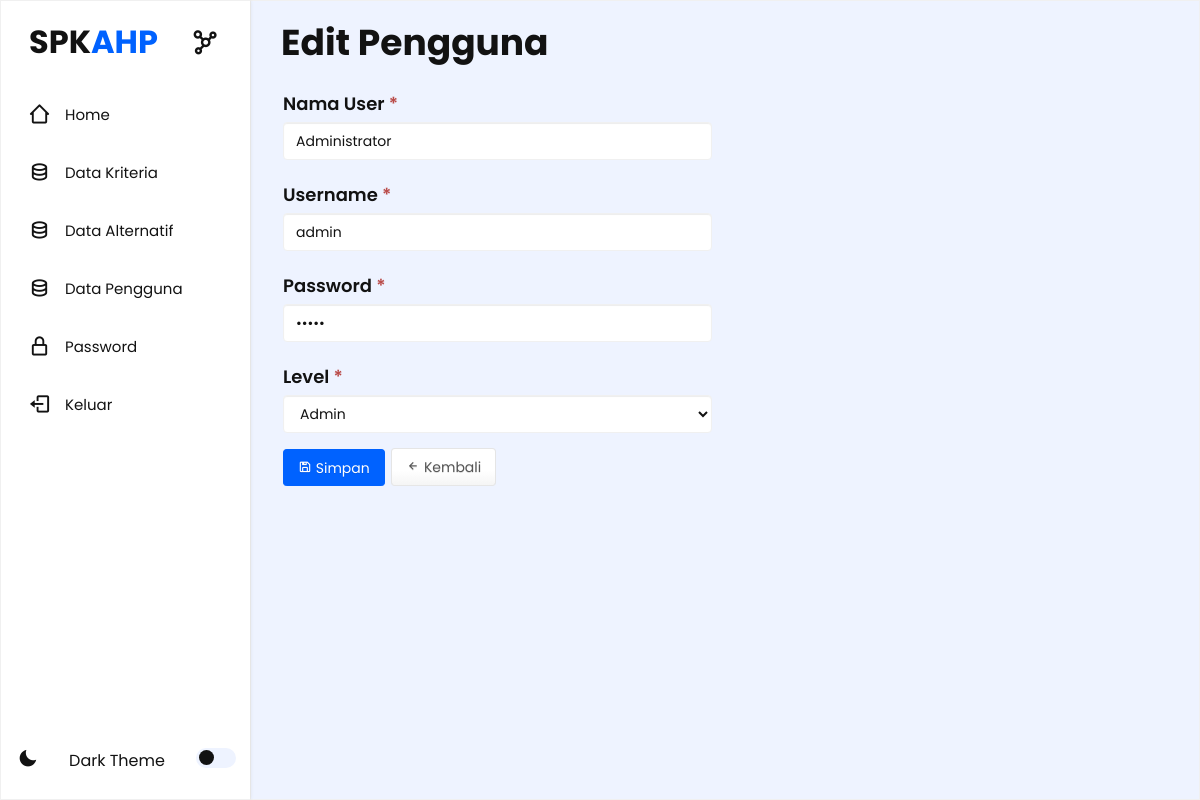
/halaman_admin.php?m=user_ubah&ID=1 (signed in), run on the app's committed database.
### tables this page shows
CREATE TABLE `tb_user` (
  `id_user` int(11) NOT NULL,
  `nama_user` varchar(255) DEFAULT NULL,
  `user` varchar(16) DEFAULT NULL,
  `pass` varchar(16) DEFAULT NULL,
  `level` varchar(16) DEFAULT NULL
);

### config.php (called while the page is built)
<?php
$config["server"] = 'localhost';
$config["username"] = 'root';
$config["password"] = '';
$config["database_name"] = 'ahp_per_user';

### includes/db.php (called while the page is built, shortened)
<?php
class DB
{
    var $conn = null;
    public function __construct($host, $username, $passwd, $dbname)
    {
        $this->conn = mysqli_connect($host, $username, $passwd, $dbname);
    }
    public function query($sql)
    {
        $query = mysqli_query($this->conn, $sql) or die('<pre>Error mysqli_query: ' . mysqli_error($this->conn) . '<br />' . $sql . '</pre>');
        return $query;
    }
    public function get_row($sql)
    {
        $query = $this->query($sql);
        return mysqli_fetch_object($query);
    }
}

### user_ubah.php (the view, shortened to what this page needs)
<?php
$row = $db->get_row("SELECT * FROM tb_user WHERE id_user='$_GET[ID]'");
?>
<section class="home section">
    <div class="main">
        <div class="main-content">
            <h1>Edit Pengguna</h1>
            <div class="box_p">
                <div class="row">
                    <div class="col-sm-6">
                        <form method="post">
                            <div class="form-group">
                                <label>Nama User <span class="text-danger">*</span></label>
                                <input class="form-control" type="text" name="nama_user" value="<?= set_value('nama_user', $row->nama_user) ?>" />
                            </div>
                            <div class="form-group">
                                <label>Username <span class="text-danger">*</span></label>
                                <input class="form-control" type="text" name="user" value="<?= set_value('user', $row->user) ?>" />
                            </div>
                            <div class="form-group">
                                <label>Password <span class="text-danger">*</span></label>
                                <input class="form-control" type="password" name="pass" value="<?= set_value('pass', $row->pass) ?>" />
                            </div>
                            <div class="form-group">
                                <label>Level <span class="text-danger">*</span></label>
                                <select class="form-control" name="level">
                                    <?= get_level_option(set_value('level', $row->level)) ?>
                                </select>
                            </div>
                            <div class="form-group">
                                <button class="btn btn-primary"><span class="bx bx-save"></span> Simpan</button>
                                <a class="btn btn-default" href="?m=user"><span class="bx bx-left-arrow-alt"></span> Kembali</a>
                            </div>
                        </form>
                    </div>
                </div>
            </div>
        </div>
    </div>
</section>

### assets/css/style.css (style rules this page uses)
* { margin: 0; padding: 0; box-sizing: border-box; font-family: "Poppins", sans-serif; --transition: all 0.2s ease; }
:root { --color-white: #fff; --color-black: #121212; --color-bg: #eef3ff; --color-hover: hsla(217, 100%, 50%, 1); --table-color: #f0f0f0; }
.home { position: relative; top: 0; left: 250px; width: calc(100% - 250px); min-height: 100vh; background: var(--color-bg); z-index: 6; transition: var(--transition); }
h1 { position: relative; font-weight: bold; }
.home .main .main-content h1 { font-weight: 700; right: 18px; bottom: 10px; }
.home .main { font-size: 1.5rem; color: #545956; padding-top: 1.5rem; margin-left: 3rem; }
.home .main h1 { color: var(--color-black); }
.home .main .box_p { margin-bottom: 3%; position: relative; right: 18px; border-radius: 10px; background-color: var(--color-white); box-sizing: content-box; box-shadow: 0 0 4px rgba(0, 0, 0, 0.1); width: 99%; top: 4px; }
.section { position: fixed; height: 100%; z-index: 0; overflow-y: auto; overflow-x: hidden; border: 0.5px solid var(--table-color); }
.form-group a { text-decoration: none; }
.btn { display: inline-block; margin-bottom: 0; font-weight: normal; text-align: center; white-space: nowrap; vertical-align: middle; -ms-touch-action: manipulation; touch-action: manipulation; cursor: pointer; background-image: none; border: 1px solid transparent; padding: 8px 14px; font-size: 14px; line-height: 1.42857143; border-radius: 4px; -webkit-user-select: none; -moz-user-select: none; -ms-user-select: none; user-select: none }
.btn-primary { color: #ffffff; background-color: var(--color-hover); border-color: var(--color-hover); background-repeat: no-repeat; -webkit-filter: none; filter: none; border-bottom: var(--color-hover); }
.form-control { display: block; width: 100%; height: 38px; padding: 8px 12px; font-size: 14px; line-height: 1.42857143; background-color: var(--color-white); background-image: none; border: 1px solid var(--table-color); border-radius: 4px; box-shadow: inset 0 1px 1px rgba(0, 0, 0, 0.075); transition: border-color ease-in-out .15s, box-shadow ease-in-out .15s }
form { position: relative; }
.form-group { position: relative; padding-left: 2px; }
.form-group label { color: var(--color-black); font-size: 18px; font-weight: 600; }
input[type="text"] { color: var(--color-black); }
.form-group .form-control { color: var(--color-black); }

### data on the page
tb_user: nama_user "Administrator", user "admin", level "Admin"
